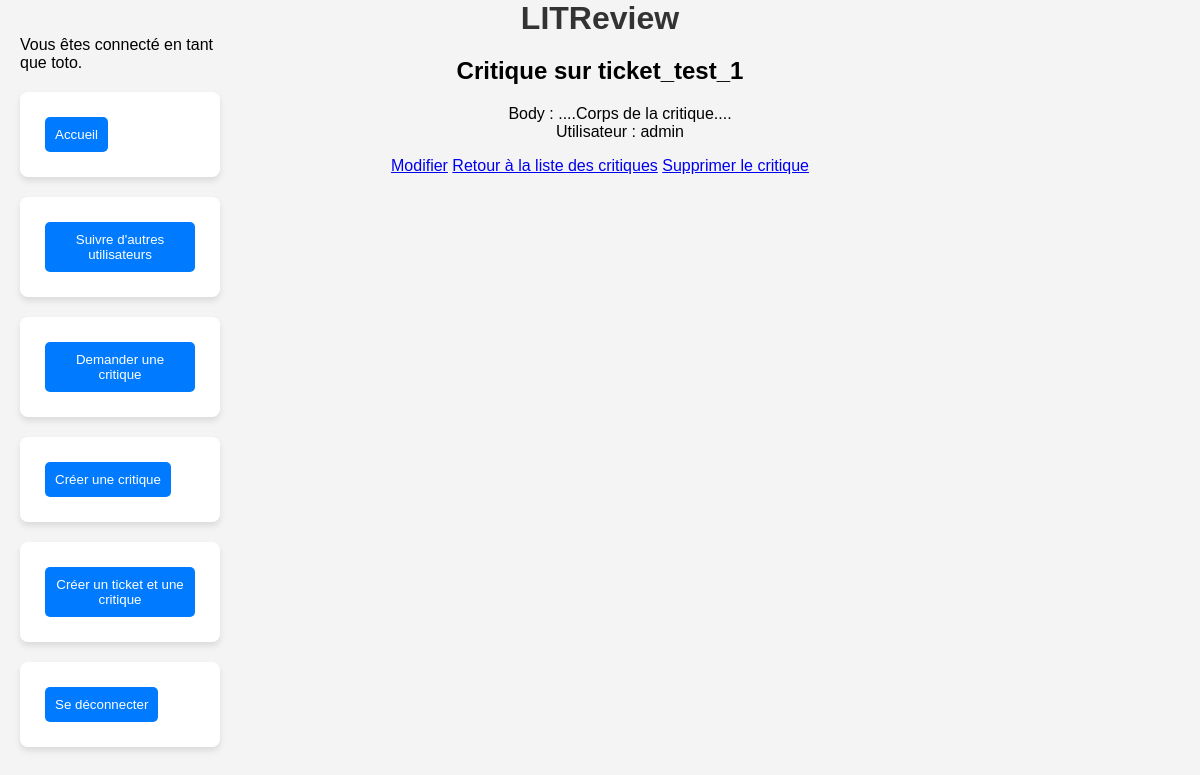
/reviews/1/ (signed in), run on the app's committed database.
### review/models.py (models this page shows, shortened)
class Review(models.Model):
    ticket = models.ForeignKey(to=Ticket, on_delete=models.CASCADE, related_name='reviews')
    rating = models.PositiveSmallIntegerField(validators=[MinValueValidator(0), MaxValueValidator(5)])
    user = models.ForeignKey(to=settings.AUTH_USER_MODEL, on_delete=models.CASCADE, related_name='reviews')
    headline = models.CharField(max_length=128)
    body = models.fields.TextField(max_length=8192, blank=True)
    time_created = models.fields.DateTimeField(auto_now_add=True)

### ticket/models.py (models this page shows, shortened)
class Ticket(models.Model):
    title = models.fields.CharField(max_length=128)
    description = models.fields.TextField(max_length=2048, blank=True)
    user = models.ForeignKey(to=settings.AUTH_USER_MODEL, on_delete=models.CASCADE, related_name='tickets')
    image = models.ImageField(upload_to='images/', null=True, blank=True)
    time_created = models.fields.DateTimeField(auto_now_add=True)
    def __str__(self):
        return self.title

### authentication/models.py (models this page shows)
class User(AbstractUser):
    pass

### review/views.py (the view)
# urls.py: path('reviews/<int:pk>/', review.views.ReviewDetailView.as_view(), name='review-detail'),
class ReviewDetailView(LoginRequiredMixin, DetailView):
    model = Review
    template_name = 'review/review_detail.html'

### review/templates/review/review_detail.html
{% extends 'base.html' %}
{% block content %}
<div class="reviews-container">
   <h2>Critique sur {{ review.ticket }}</h2>
  <ul>
   <li>Body : {{ review.body }}</li>
   <li>Utilisateur : {{ review.user }}</li>
  </ul>
  <a href="{% url 'review-update' review.pk %}">Modifier</a>
  <a href="{% url 'review-list' %}">Retour à la liste des critiques</a>
  <a href="{% url 'review-delete' review.pk %}">Supprimer le critique</a>
</div>
{% endblock %}

### templates/base.html (shortened to what this page needs)
{% load static %}
<html>
    <head>
        <link rel="stylesheet" href="{% static 'app.css' %}">
    </head>
    <body>
        <h1>LITReview</h1>
        {% block content %}{% endblock content %}
        {% if user.is_authenticated %}
            <div class="sidebar">
                <p>Vous êtes connecté en tant que {{ request.user }}.</p>
                <form method="get" action="{% url 'home' %}">
                    <button type="submit" >Accueil</button>
                 </form>
                 <form method="post" action="{% url 'follow-users' %}">
                    <button type="submit" >Suivre d'autres utilisateurs</button>
                 </form>
                 <form method="post" action="{% url 'ticket-create' %}">
                    <button type="submit" >Demander une critique</button>
                 </form>
                 <form method="post" action="{% url 'review-create' %}">
                    <button type="submit" >Créer une critique</button>
                 </form>
                <form method="post" action="{% url 'create-ticket-review' %}">
                    <button type="submit" >Créer un ticket et une critique</button>
                </form>
                 <form method="post" action="{% url 'logout' %}">
                    <button type="submit" >Se déconnecter</button>
                </form>
            </div>
        {% endif %}
    </body>
</html>

### static/app.css (style rules this page uses)
body { font-family: 'Arial', sans-serif; margin: 0; padding: 0; background-color: #f4f4f4; }
h1 { color: #333; text-align: center; margin-bottom: 20px; }
button { background-color: #007bff; color: white; border: none; padding: 10px; margin: 5px; border-radius: 5px; cursor: pointer; }
form { background-color: white; padding: 20px; border-radius: 8px; box-shadow: 0 4px 6px rgba(0,0,0,0.1); max-width: 500px; margin: 20px auto; }
.sidebar { padding: 20px; width: 200px; position: fixed; left: 0; top: 0; }

### data on the page
Review: ticket "ticket_test_1", body "....Corps de la critique....", user "admin"
User: user "toto"
